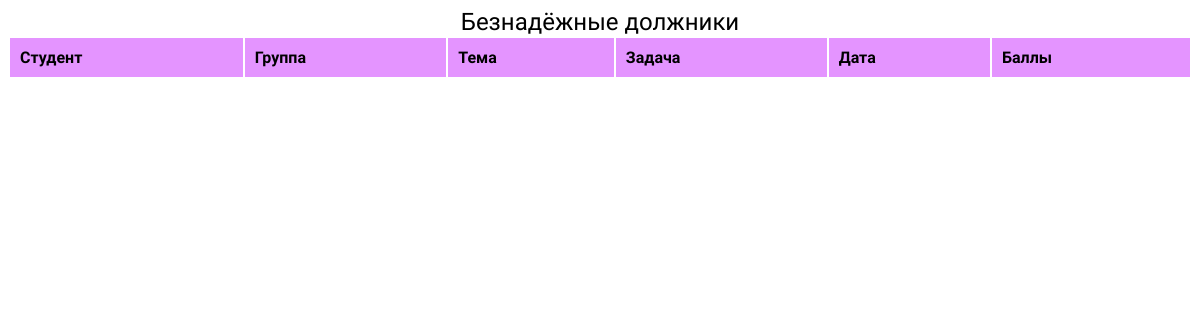
The app's page /dolg.php, older data.
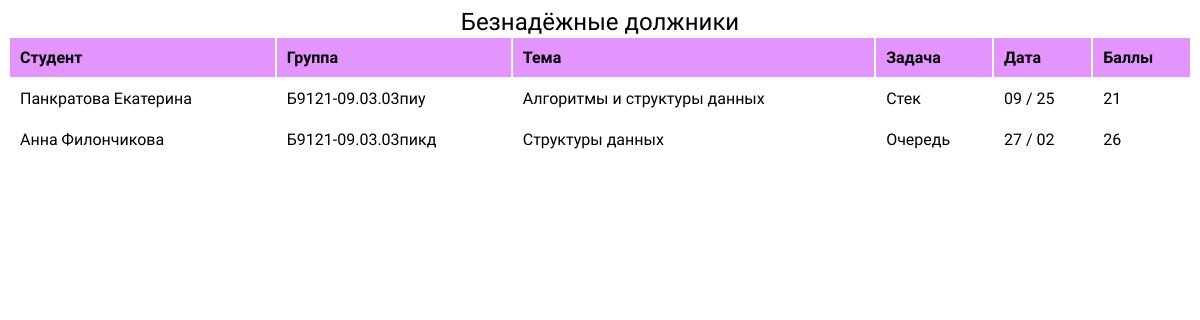
The same page, newer data.
### tables this page shows
CREATE TABLE `users` (
  `id` int NOT NULL,
  `name` varchar(100) NOT NULL,
  `age` varchar(50) NOT NULL,
  `theme` varchar(100) NOT NULL,
  `zadacha` varchar(100) NOT NULL,
  `date` varchar(50) NOT NULL,
  `score` int NOT NULL
);

### dolg.php (the view, shortened to what this page needs)
<?php
require_once("dbConnection.php");
$result = mysqli_query($mysqli, "SELECT * FROM users ORDER BY id DESC");
?>
<html>
<head>
	<link rel="stylesheet" type="text/css" href="style.css">
</head>
<body>
	<h2>Безнадёжные должники</h2>
	<table width='80%'>
		<tr class="hat">
			<td><strong>Студент</strong></td>
			<td><strong>Группа</strong></td>
			<td><strong>Тема</strong></td>
			<td><strong>Задача</strong></td>
			<td><strong>Дата</strong></td>
			<td><strong>Баллы</strong></td>
		</tr>
		<?php
		while ($res = mysqli_fetch_assoc($result)) {
			if($res['score'] < 30){
				echo "<tr>";
				echo "<td>".$res['name']."</td>";
				echo "<td>".$res['age']."</td>";
				echo "<td>".$res['theme']."</td>";
				echo "<td>".$res['zadacha']."</td>";
				echo "<td>".$res['date']."</td>";
				echo "<td>".$res['score']."</td>";
				echo "</tr>";
			}
		}
		?>
	</table>
</body>
</html>

### style.css (style rules this page uses)
.hat { background-color: #e494ff; }
a, p,h1,h2,td { font-family: 'Montserrat Alternates'; font-style: normal; font-weight: 400; }
td { padding: 10px; }
h2 { margin: auto; text-align: center; }
table { width: 100%; margin-bottom: 30px; }

Row changes from the older to the newer data that the page shows:
added users: name "Панкратова Екатерина", age "Б9121-09.03.03пиу", theme "Алгоритмы и структуры данных", zadacha "Стек", date "09 / 25", score "21"
added users: name "Анна Филончикова", age "Б9121-09.03.03пикд", theme "Структуры данных", zadacha "Очередь", date "27 / 02", score "26"
